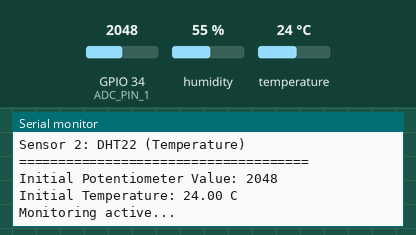
Simulated run of this program. Board: ESP32. On the bench: the last lines printed to the serial monitor. The test bench sets the inputs (shaded band); at power-on: temperature 24 °C, GPIO 34 (ADC_PIN_1) = 2048, humidity 55 % (analog values on the 0–4095 scale).

Above: at 2.7 s.
2.8 s: temperature set to 12 °C
At 4.7 s:
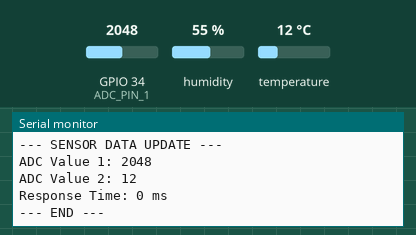
5.0 s: GPIO 34 (ADC_PIN_1) set to 2866
At 6.2 s:
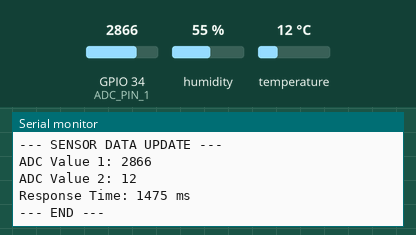
6.5 s: temperature set to 19 °C
8.0 s: GPIO 34 (ADC_PIN_1) set to 3603
At 10.3 s:
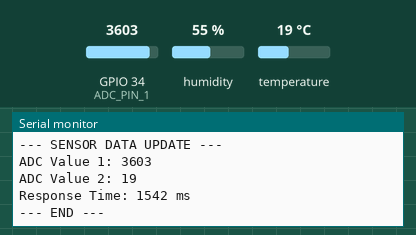
Timing chart, 0 to 10.5 s (numbered marks = the images above; inputs shaded):
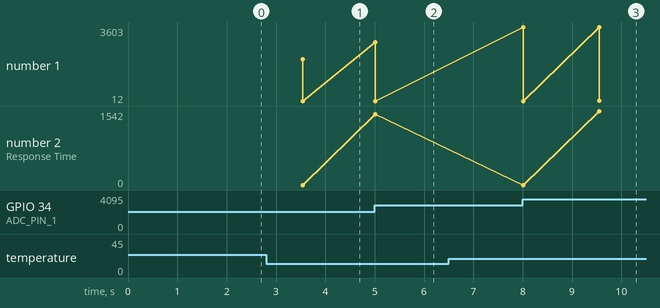

The program:

main.cpp
```cpp
#include <Arduino.h>
#include <DHT.h>

// ===== PIN CONFIGURATION =====
#define ADC_PIN_1 34        // GPIO 34 - Potentiometer
#define DHT_PIN 27          // GPIO 27 - DHT22 Data Pin
#define DHT_TYPE DHT22

// ===== THRESHOLD & TIMING =====
#define THRESHOLD_ADC1 30   // Threshold for Potentiometer (0-4095) - REDUCED
#define THRESHOLD_DHT 1     // Threshold for DHT (temperature change in °C) - REDUCED
#define DEBOUNCE_TIME 50    // Debounce 50ms - REDUCED from 100ms
#define DHT_READ_INTERVAL 2000  // Read DHT every 2 seconds (DHT22 is slow)

// ===== GLOBAL VARIABLES =====
DHT dht(DHT_PIN, DHT_TYPE);

// Sensor 1 (Potentiometer)
volatile int lastADC1Value = 0;
volatile bool adc1Changed = false;
unsigned long lastADC1ChangeTime = 0;

// Sensor 2 (DHT22)
volatile float lastDHTTemp = 0;
volatile bool dht2Changed = false;
unsigned long lastDHT2ChangeTime = 0;

// Response Time
volatile unsigned long responseTime = 0;
int firstSensorTriggered = 0;  // 1=ADC1, 2=DHT
unsigned long lastDHTReadTime = 0;  // Track DHT read interval

// ===== INTERRUPT HANDLER UNTUK ADC1 =====
void IRAM_ATTR handleADC1Change() {
    unsigned long currentTime = millis();

    if (currentTime - lastADC1ChangeTime < DEBOUNCE_TIME) {
        return;
    }

    int currentValue = analogRead(ADC_PIN_1);

    if (abs(currentValue - lastADC1Value) >= THRESHOLD_ADC1) {
        lastADC1Value = currentValue;
        adc1Changed = true;
        lastADC1ChangeTime = currentTime;

        if (firstSensorTriggered == 2) {
            responseTime = currentTime - lastDHT2ChangeTime;
            firstSensorTriggered = 1;
        } else {
            firstSensorTriggered = 1;
            responseTime = 0;
        }
    }
}

// ===== INTERRUPT HANDLER UNTUK DHT22 =====
void IRAM_ATTR handleDHT2Change() {
    unsigned long currentTime = millis();

    if (currentTime - lastDHT2ChangeTime < DEBOUNCE_TIME) {
        return;
    }

    float currentTemp = dht.readTemperature();

    if (isnan(currentTemp)) {
        return;
    }

    if (abs(currentTemp - lastDHTTemp) >= THRESHOLD_DHT) {
        lastDHTTemp = currentTemp;
        dht2Changed = true;
        lastDHT2ChangeTime = currentTime;

        if (firstSensorTriggered == 1) {
            responseTime = currentTime - lastADC1ChangeTime;
            firstSensorTriggered = 2;
        } else {
            firstSensorTriggered = 2;
            responseTime = 0;
        }
    }
}

void setup() {
    Serial.begin(115200);
    delay(1000);

    Serial.println("\n=====================================");
    Serial.println("Dual Sensor Monitoring System");
    Serial.println("Sensor 1: Potentiometer");
    Serial.println("Sensor 2: DHT22 (Temperature)");
    Serial.println("=====================================\n");

    // Initialize Potentiometer ADC
    analogReadResolution(12);  // 12-bit (0-4095)
    analogSetAttenuation(ADC_11db);

    // Initialize DHT22
    dht.begin();
    delay(500);

    // Read initial values
    lastADC1Value = analogRead(ADC_PIN_1);
    lastDHTTemp = dht.readTemperature();
    lastADC1ChangeTime = millis();
    lastDHT2ChangeTime = millis();
    lastDHTReadTime = millis();  // Initialize DHT read time

    Serial.print("Initial Potentiometer Value: ");
    Serial.println(lastADC1Value);

    Serial.print("Initial Temperature: ");
    Serial.print(lastDHTTemp);
    Serial.println(" C\n");

    Serial.println("Monitoring active...\n");
}

void loop() {
    // Read ADC continuously (fast sampling)
    int currentADC1 = analogRead(ADC_PIN_1);

    unsigned long currentTime = millis();

    // ===== CHECK POTENTIOMETER CHANGE =====
    if (abs(currentADC1 - lastADC1Value) >= THRESHOLD_ADC1) {
        if (currentTime - lastADC1ChangeTime >= DEBOUNCE_TIME) {
            handleADC1Change();
        }
    }

    // ===== CHECK DHT22 CHANGE (Only read every 2 seconds to save time) =====
    if (currentTime - lastDHTReadTime >= DHT_READ_INTERVAL) {
        lastDHTReadTime = currentTime;

        float currentTemp = dht.readTemperature();

        if (!isnan(currentTemp)) {
            if (abs(currentTemp - lastDHTTemp) >= THRESHOLD_DHT) {
                if (currentTime - lastDHT2ChangeTime >= DEBOUNCE_TIME) {
                    handleDHT2Change();
                }
            }
        }
    }

    // ===== DISPLAY DATA WHEN CHANGE DETECTED =====
    if (adc1Changed || dht2Changed) {
        adc1Changed = false;
        dht2Changed = false;

        // Calculate voltage for ADC1
        float voltage1 = lastADC1Value * 3.3 / 4095.0;

        // Display header
        Serial.println("\n--- SENSOR DATA UPDATE ---");

        // Display ADC1 Data
        Serial.print("ADC Value 1: ");
        Serial.println(lastADC1Value);

        // Display DHT22 Data
        Serial.print("ADC Value 2: ");
        Serial.println((int)lastDHTTemp);  // Convert to integer for ADC-like format

        // Display Response Time
        Serial.print("Response Time: ");
        Serial.print(responseTime);
        Serial.println(" ms");

        Serial.println("--- END ---\n");
    }

    delay(20);  // Faster sampling interval - REDUCED from 50ms
}
```

Measured:
- after the input at 2.8 s, the serial monitor: prints a new line after 0.74 s (image 1)
- after the input at 5.0 s, the serial monitor: prints a new line at once (image 2)
- after the input at 8.0 s, the serial monitor: prints a new line at once (image 3)
- plotted number 2: 0 → 1475 after the input at 5.0 s, 1475 → 1542 after the input at 8.0 s
